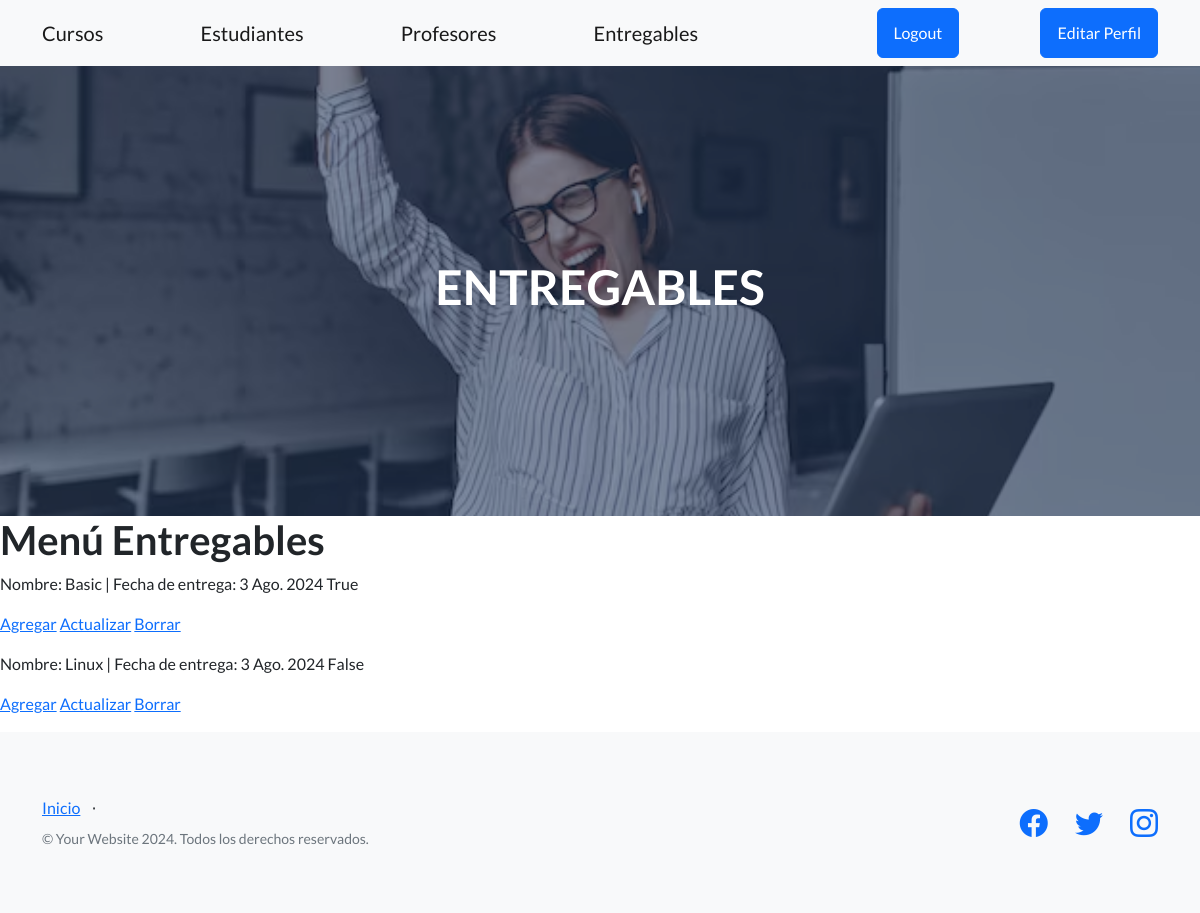
The page /listar_entregables/ (signed in) on the database as committed earlier.
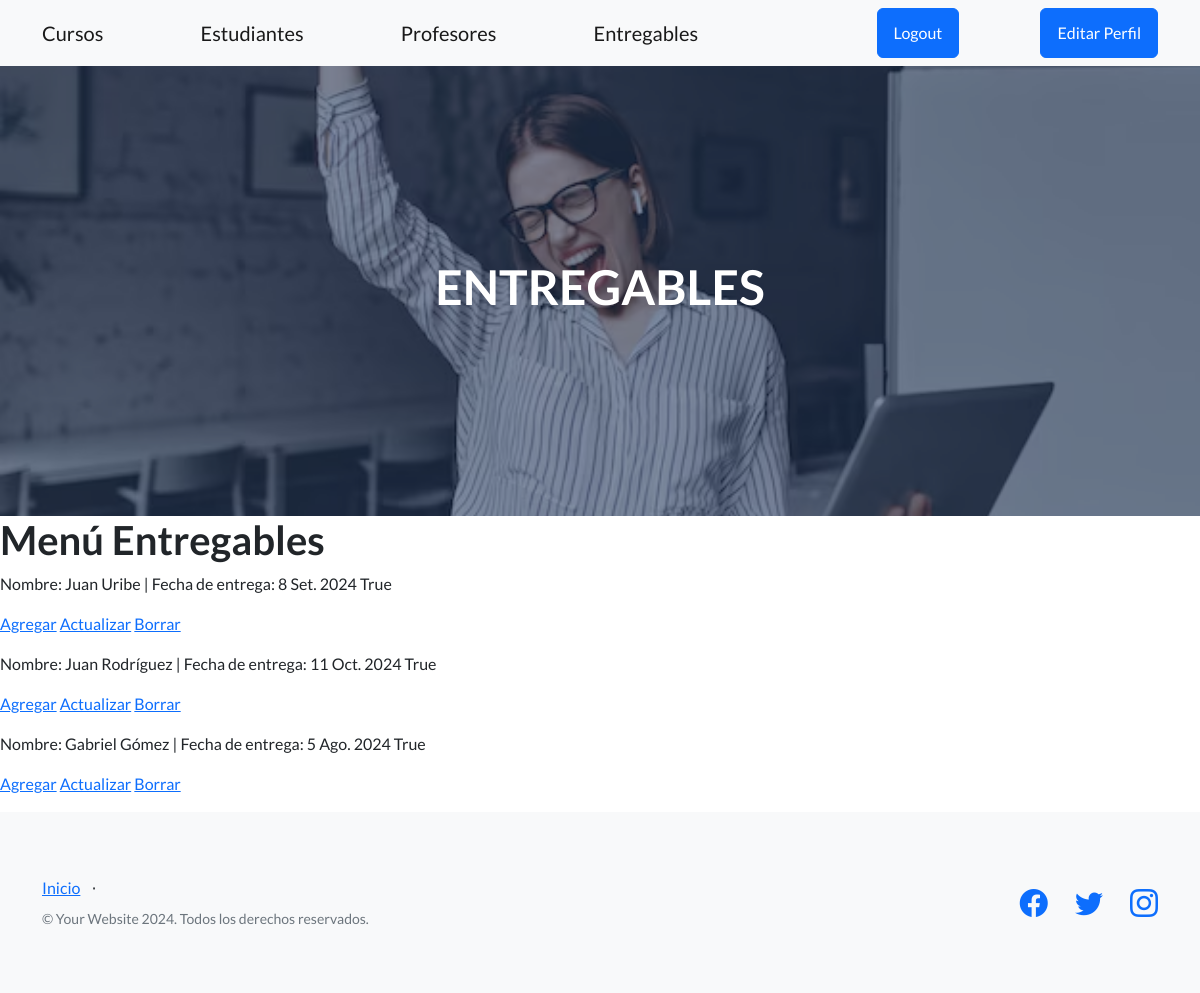
The same page on the database as committed later.
### app03/models.py (models this page shows, shortened)
class Entregable(models.Model):
    nombre=models.CharField(max_length=30)
    fecha_de_entrega=models.DateField()
    entregado=models.BooleanField()

### app03/views.py (the view)
# urls.py: path('listar_entregables/', views.EntListView.as_view(), name="MenuEntregables"),
class EntListView(LoginRequiredMixin,ListView):
    model=Entregable
    context_object_name="entregables"
    template_name="app03/menu_entregables.html"

### app03/templates/app03/menu_entregables.html (shortened to what this page needs)
{% extends "app03/base.html" %}
{%load static%}
{% block cambiostyles %}
    <link href="{% static 'app03/css/stylesentregables.css'%}" rel="stylesheet" />
{% endblock %}
{% block contenidocentral %}
    <h1>ENTREGABLES</h1>
{% endblock %}
{% block contenidodinamico %}
    <h1>Menú Entregables</h1>
{% endblock %}
{% block main_cursos %}
    {% for entregable in entregables %}
         <P>Nombre: {{entregable.nombre}} | Fecha de entrega: {{entregable.fecha_de_entrega}} {{entregable.entregado}}</P>
         <a href="{% url 'CrearEntregables' %}">Agregar</a>
         {%if request.user.is_superuser %}
            <a href="{% url 'ActualizarEntregables' entregable.pk%}">Actualizar</a>
            <a href="{% url 'BorrarEntregables' entregable.pk%}">Borrar</a>
         {%endif%}
    {% endfor %}
{% endblock main_cursos %}

Rows that differ between the two databases and show on the page:
removed Entregable: nombre "Basic", fecha_de_entrega "3 Ago. 2024", entregado "True"
removed Entregable: nombre "Linux", fecha_de_entrega "3 Ago. 2024", entregado "False"
added Entregable: nombre "Juan Uribe", fecha_de_entrega "8 Set. 2024", entregado "True"
added Entregable: nombre "Juan Rodríguez", fecha_de_entrega "11 Oct. 2024", entregado "True"
added Entregable: nombre "Gabriel Gómez", fecha_de_entrega "5 Ago. 2024", entregado "True"
